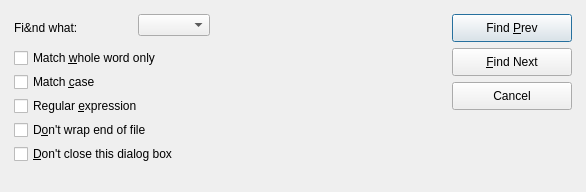
<?xml version="1.0" encoding="UTF-8"?><ui version="4.0"><class>IDD_EDIT_FIND</class>
<widget class="QDialog" name="IDD_EDIT_FIND">
<property name="geometry">
<rect><x>60</x><y>146</y>
<width>586</width><height>192</height></rect></property>
<property name="windowTitle"><string>"Find"
</string></property>
<widget class="QLabel" name="IDC_STATIC">
<property name="geometry">
<rect><x>14</x><y>18</y><width>120</width><height>20</height></rect></property>
<property name="text"><string>Fi&amp;nd what:</string></property>
<property name="inputMethodHints"><set>Qt::ImhMultiLine</set></property><property name="wordWrap"><bool>true</bool></property></widget>
<widget class="QComboBox" name="IDC_EDIT_FINDTEXT">
<property name="geometry">
<rect><x>138</x><y>14</y><width>300</width><height>22</height></rect></property>
<property name="sizeAdjustPolicy"><enum>QComboBox::AdjustToContents</enum></property></widget>
<widget class="QCheckBox" name="IDC_EDIT_WHOLE_WORD">
<property name="geometry">
<rect><x>14</x><y>48</y><width>280</width><height>20</height></rect></property>
<property name="text"><string>Match &amp;whole word only</string></property>
</widget>
<widget class="QCheckBox" name="IDC_EDIT_MATCH_CASE">
<property name="geometry">
<rect><x>14</x><y>72</y><width>280</width><height>20</height></rect></property>
<property name="text"><string>Match &amp;case</string></property>
</widget>
<widget class="QCheckBox" name="IDC_EDIT_REGEXP">
<property name="geometry">
<rect><x>14</x><y>96</y><width>280</width><height>20</height></rect></property>
<property name="text"><string>Regular &amp;expression</string></property>
</widget>
<widget class="QCheckBox" name="IDC_FINDDLG_DONTWRAP">
<property name="geometry">
<rect><x>14</x><y>120</y><width>280</width><height>20</height></rect></property>
<property name="text"><string>D&amp;on't wrap end of file</string></property>
</widget>
<widget class="QCheckBox" name="IDC_FINDDLG_DONTCLOSE">
<property name="geometry">
<rect><x>14</x><y>144</y><width>280</width><height>20</height></rect></property>
<property name="text"><string>&amp;Don't close this dialog box</string></property>
</widget>
<widget class="QPushButton" name="IDC_EDIT_FINDPREV">
<property name="geometry">
<rect><x>452</x><y>14</y><width>120</width><height>28</height></rect></property>
<property name="text"><string>Find &amp;Prev</string></property>
</widget>
<widget class="QPushButton" name="IDOK">
<property name="geometry">
<rect><x>452</x><y>48</y><width>120</width><height>28</height></rect></property>
<property name="text"><string>&amp;Find Next</string></property>
</widget>
<widget class="QPushButton" name="IDCANCEL">
<property name="geometry">
<rect><x>452</x><y>82</y><width>120</width><height>28</height></rect></property>
<property name="text"><string>Cancel</string></property>
</widget>
</widget><resources/><connections/></ui>
